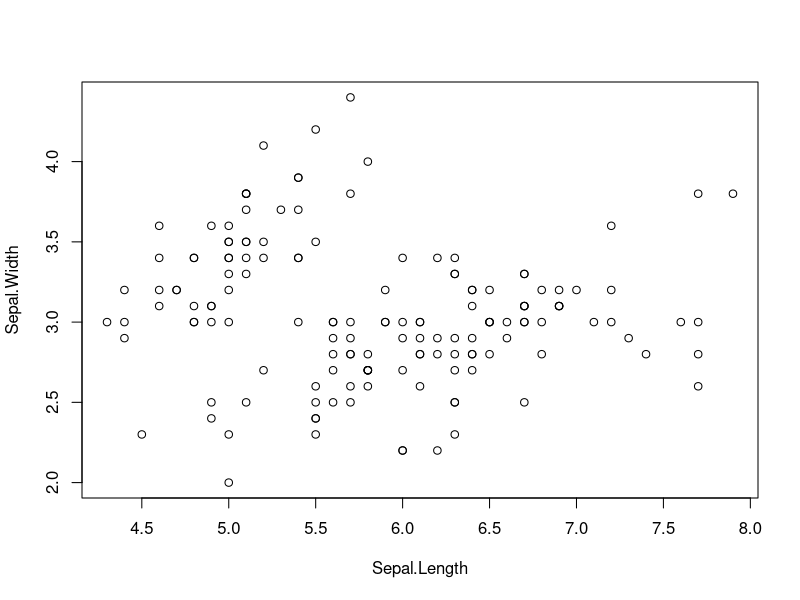
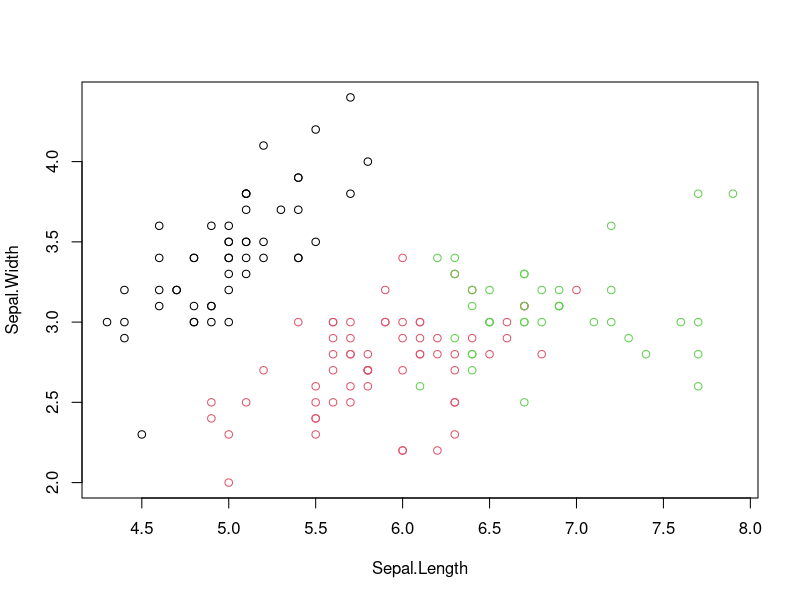
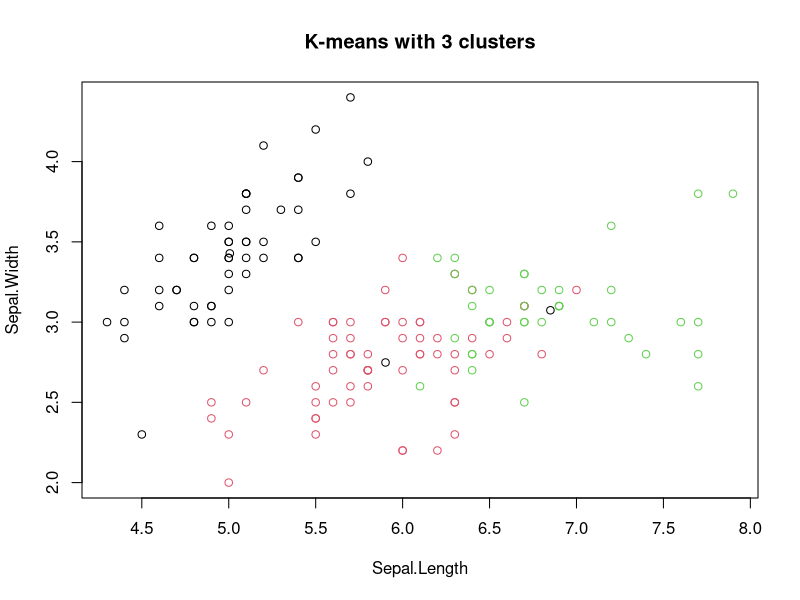
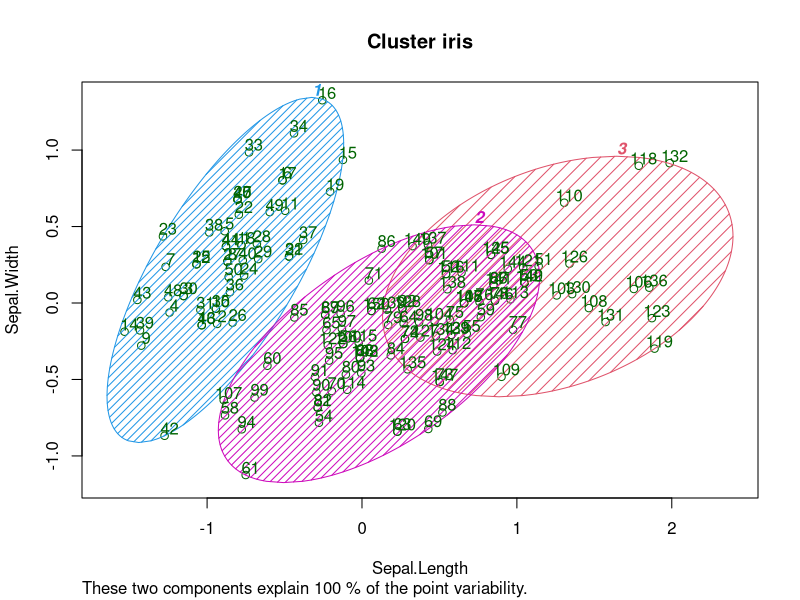

Write R code to recreate these figures, in order.
library(cluster)
iris_1 = iris[,-5]

set.seed(240)
kmeans.re = kmeans(iris_1,nstart = 20, centers =3)
kmeans.re

kmeans.re$cluster

cm <- table(iris$Species,kmeans.re$cluster)
cm

plot(iris_1[c("Sepal.Length", "Sepal.Width")])
plot(iris_1[c("Sepal.Length", "Sepal.Width")],
     col = kmeans.re$cluster)
plot(iris_1[c("Sepal.Length", "Sepal.Width")],
     col = kmeans.re$cluster,
     main = "K-means with 3 clusters")

kmeans.re$centers[, c("Sepal.Length", "Sepal.Width")]
points(kmeans.re$centers[, c("Sepal.Length", "Sepal.Width")],
       )
y_kmeans <- kmeans.re$cluster
clusplot(iris_1[, c("Sepal.Length", "Sepal.Width")],
         y_kmeans,
         lines = 0,
         shade = TRUE,
         color = TRUE,
         labels = 2,
         plotchar = FALSE,
         span = TRUE,
         main = paste("Cluster iris"),
         xlab = 'Sepal.Length',
         ylab = 'Sepal.Width')
